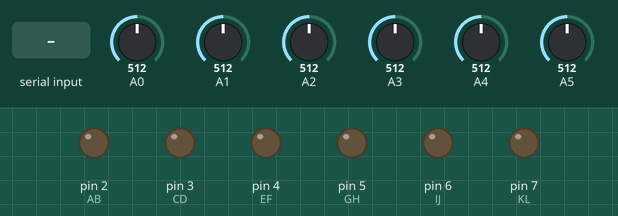
A sketch run on a simulated Arduino Uno, built with avr-gcc and run on an emulated ATmega328P. Shown: output pins drawn as LEDs (lit = HIGH). The test bench sets the inputs (shaded band); at power-on: A0 = 512, A1 = 512, A2 = 512, A3 = 512, A4 = 512, A5 = 512. What the sketch prints to the serial monitor is not drawn.

Above: at 1.2 s.
1.3 s: "a" received over Serial
At 2.5 s:
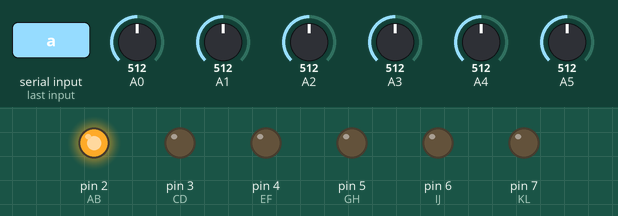
2.8 s: byte 107 ('k') received over Serial
At 3.2 s:
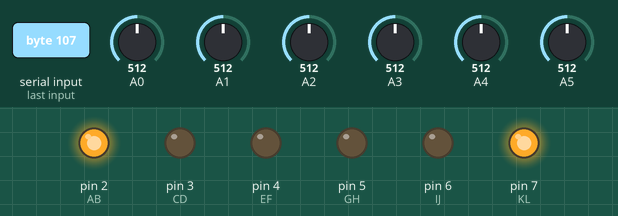
4.3 s: "b" received over Serial
At 4.9 s:
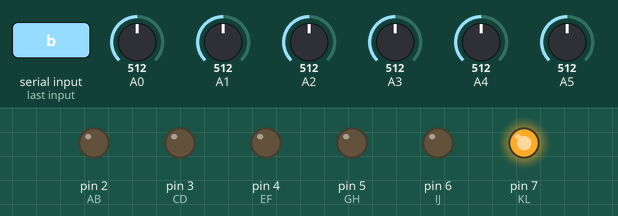
5.8 s: "c" received over Serial
At 6.7 s:
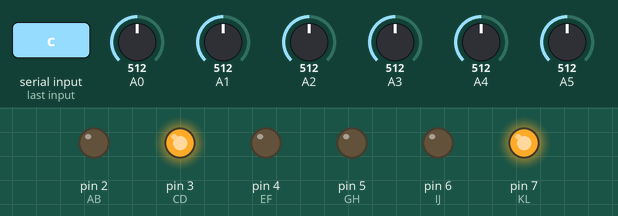
7.3 s: byte 108 ('l') received over Serial
At 8.4 s:
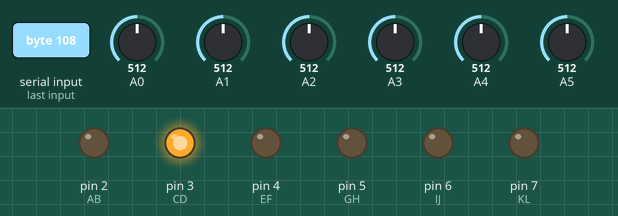
8.8 s: "e" received over Serial
At 10.1 s:
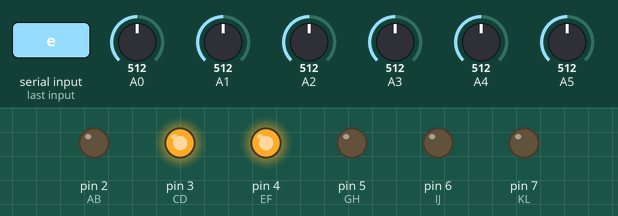
Timing chart, 0 to 11.3 s (numbered marks = the images above; inputs shaded):
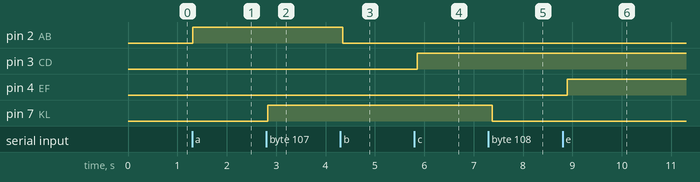

The sketch:

WPI6-H-001.ino
```cpp
//Walden Modular Equipment
//2020
//WPI

#include <ResponsiveAnalogRead.h>

int Umbral = 800;
int INB1 = 0;
int INB2 = 0;
int INB3 = 0;
int INB4 = 0;
int INB5 = 0;
int INB6 = 0;

ResponsiveAnalogRead IN1(A0, true);
ResponsiveAnalogRead IN2(A1, true);
ResponsiveAnalogRead IN3(A2, true);
ResponsiveAnalogRead IN4(A3, true);
ResponsiveAnalogRead IN5(A4, true);
ResponsiveAnalogRead IN6(A5, true);

int ReadSerial = '0';
int AB = 2;
int CD = 3;
int EF = 4;
int GH = 5;
int IJ = 6;
int KL = 7;

void setup()
{
  Serial.begin(9600);
  pinMode(AB, OUTPUT);
  pinMode(CD, OUTPUT);
  pinMode(EF, OUTPUT);
  pinMode(GH, OUTPUT);
  pinMode(IJ, OUTPUT);
  pinMode(KL, OUTPUT);
}

void loop()
{
  IN1.update();
  IN2.update();
  IN3.update();
  IN4.update();
  IN5.update();
  IN6.update();

  Serial.print(INB1);
  Serial.print(INB2);
  Serial.print(INB3);
  Serial.print(INB4);
  Serial.print(INB5);
  Serial.print(INB6);

  if (IN1.getValue() >= Umbral)
  {
    INB1 = 1;
  }
  else
  {
    INB1 = 0;
  }

  if (IN2.getValue() >= Umbral)
  {
    INB2 = 1;
  }
  else
  {
    INB2 = 0;
  }

  if (IN3.getValue() >= Umbral)
  {
    INB3 = 1;
  }
  else
  {
    INB3 = 0;
  }

  if (IN4.getValue() >= Umbral)
  {
    INB4 = 1;
  }
  else
  {
    INB4 = 0;
  }

  if (IN5.getValue() >= Umbral)
  {
    INB5 = 1;
  }
  else
  {
    INB5 = 0;
  }

  if (IN6.getValue() >= Umbral)
  {
    INB6 = 1;
  }
  else
  {
    INB6 = 0;
  }

  if (Serial.available() > 0)
  {
    ReadSerial = Serial.read();

        if(ReadSerial == 'a')
        {
          digitalWrite(AB,1);
        }
        else if(ReadSerial == 'b')
        {
          digitalWrite(AB,0);
        }

        if(ReadSerial == 'c')
        {
          digitalWrite(CD,1);
        }
        else if(ReadSerial == 'd')
        {
          digitalWrite(CD,0);
        }

        if(ReadSerial == 'e')
        {
          digitalWrite(EF,1);
        }
        else if(ReadSerial == 'f')
        {
          digitalWrite(EF,0);
        }

        if(ReadSerial == 'g')
        {
          digitalWrite(GH,1);
        }
        else if(ReadSerial == 'h')
        {
          digitalWrite(GH,0);
        }

        if(ReadSerial == 'i')
        {
          digitalWrite(IJ,1);
        }
        else if(ReadSerial == 'j')
        {
          digitalWrite(IJ,0);
        }

        if(ReadSerial == 'k')
        {
          digitalWrite(KL,1);
        }
        else if(ReadSerial == 'l')
        {
          digitalWrite(KL,0);
        }
  }

  delay(100);
}
```

Measured:
- after the input at 1.3 s, pin 2 (AB): LOW → HIGH at once
- after the input at 2.8 s, pin 7 (KL): LOW → HIGH at once
- after the input at 4.3 s, pin 2 (AB): HIGH → LOW after 0.05 s
- after the input at 5.8 s, pin 3 (CD): LOW → HIGH after 0.06 s
- after the input at 7.3 s, pin 7 (KL): HIGH → LOW after 0.08 s
- after the input at 8.8 s, pin 4 (EF): LOW → HIGH after 0.09 s
